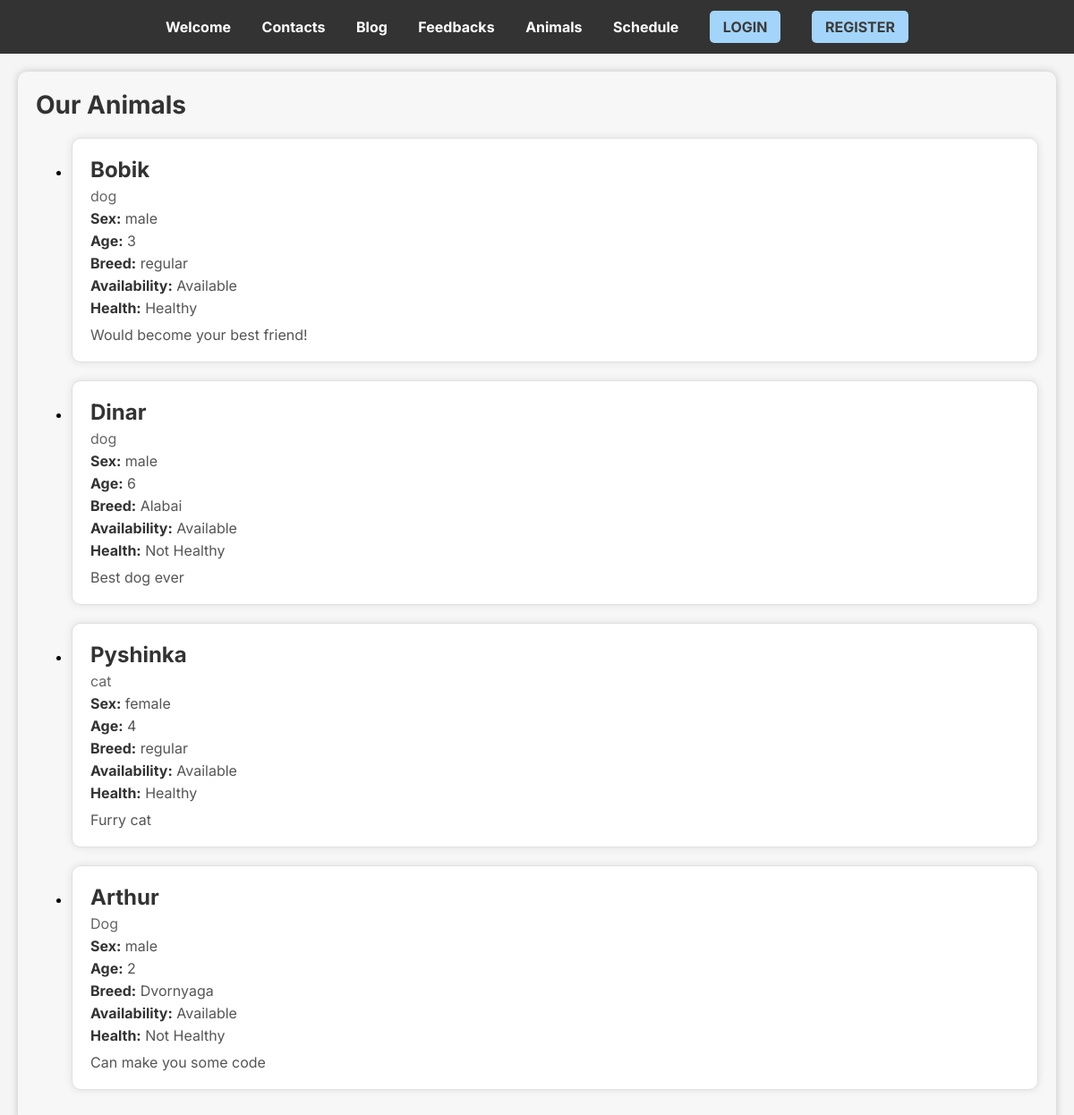
Page /animals on the committed database.
### animals/models.py (models this page shows, shortened)
class Animal(models.Model):
    name = models.CharField(max_length=255)
    type = models.CharField(max_length=255)
    sex = models.ForeignKey(Sex, on_delete=models.CASCADE)
    age = models.PositiveIntegerField()
    breed = models.CharField(max_length=255)
    availability = models.BooleanField()
    description = models.TextField()
    healthy = models.BooleanField()

class Sex(models.Model):
    name = models.CharField(max_length=255)
    def __str__(self):
        return self.name

### animals/views.py (the view)
# urls.py: path('animals', views.index, name='animals'),
def index(request):  # TODO photos
    all_animals = animals.models.Animal.objects.all()
    return render(request, 'animals/index.html', {"animals": all_animals})

### templates/animals/index.html (shortened to what this page needs)
{% extends 'base.html' %}
{% block content %}
    <section class="animal-list-container">
        <h1 class="animal-list-title">Our Animals</h1>
        <ul class="animal-items">
            {% for animal in animals %}
                <li class="animal-item" onclick="location.href='{% url 'animal' animal_id=animal.id %}'">
                    <div class="animal-header">
                        <h2 class="animal-name">{{ animal.name }}</h2>
                        <p class="animal-type">{{ animal.type }}</p>
                    </div>
                    <div class="animal-details">
                        <p><strong>Sex:</strong> {{ animal.sex }}</p>
                        <p><strong>Age:</strong> {{ animal.age }}</p>
                        <p><strong>Breed:</strong> {{ animal.breed }}</p>
                        <p><strong>Availability:</strong> {% if animal.availability %}Available{% else %}Not Available{% endif %}</p>
                        <p><strong>Health:</strong> {% if animal.healthy %}Healthy{% else %}Not Healthy{% endif %}</p>
                    </div>
                    <p class="animal-description">{{ animal.description }}</p>
                </li>
            {% empty %}
                <li class="no-animals">No animals available.</li>
            {% endfor %}
        </ul>
    </section>
{% endblock %}

### static/style/style.css (style rules this page uses)
body { background-color: #f5f5f5; }
body, h1, h2, p { font-family: 'Inter', sans-serif; margin: 0; padding: 0; }
h1 { font-size: 24px; margin-bottom: 20px; }
.animal-list-container { background-color: #f7f7f7; padding: 20px; margin: 20px; border-radius: 10px; box-shadow: 0 0 10px rgba(0, 0, 0, 0.2); }
.animal-list-title { font-size: 28px; margin-bottom: 20px; color: #333; }
.animal-item { background-color: #fff; border: 1px solid #e0e0e0; padding: 20px; margin-bottom: 20px; border-radius: 10px; box-shadow: 0 0 10px rgba(0, 0, 0, 0.1); transition: transform 0.2s ease-in-out; }
.animal-name { font-size: 24px; margin-bottom: 5px; color: #333; }
.animal-type { font-size: 16px; color: #666; }
.animal-details p { margin: 5px 0; color: #555; }
.animal-details strong { color: #333; }
.animal-description { margin-top: 10px; color: #555; }

### rows in the picture
Animal: name "Bobik", type "dog", sex "male", age "3", breed "regular", availability "Available", healthy "Healthy", description "Would become your best friend!"
Animal: name "Dinar", type "dog", sex "male", age "6", breed "Alabai", availability "Available", healthy "Not Healthy", description "Best dog ever"
Animal: name "Pyshinka", type "cat", sex "female", age "4", breed "regular", availability "Available", healthy "Healthy", description "Furry cat"
Animal: name "Arthur", type "Dog", sex "male", age "2", breed "Dvornyaga", availability "Available", healthy "Not Healthy", description "Can make you some code"
